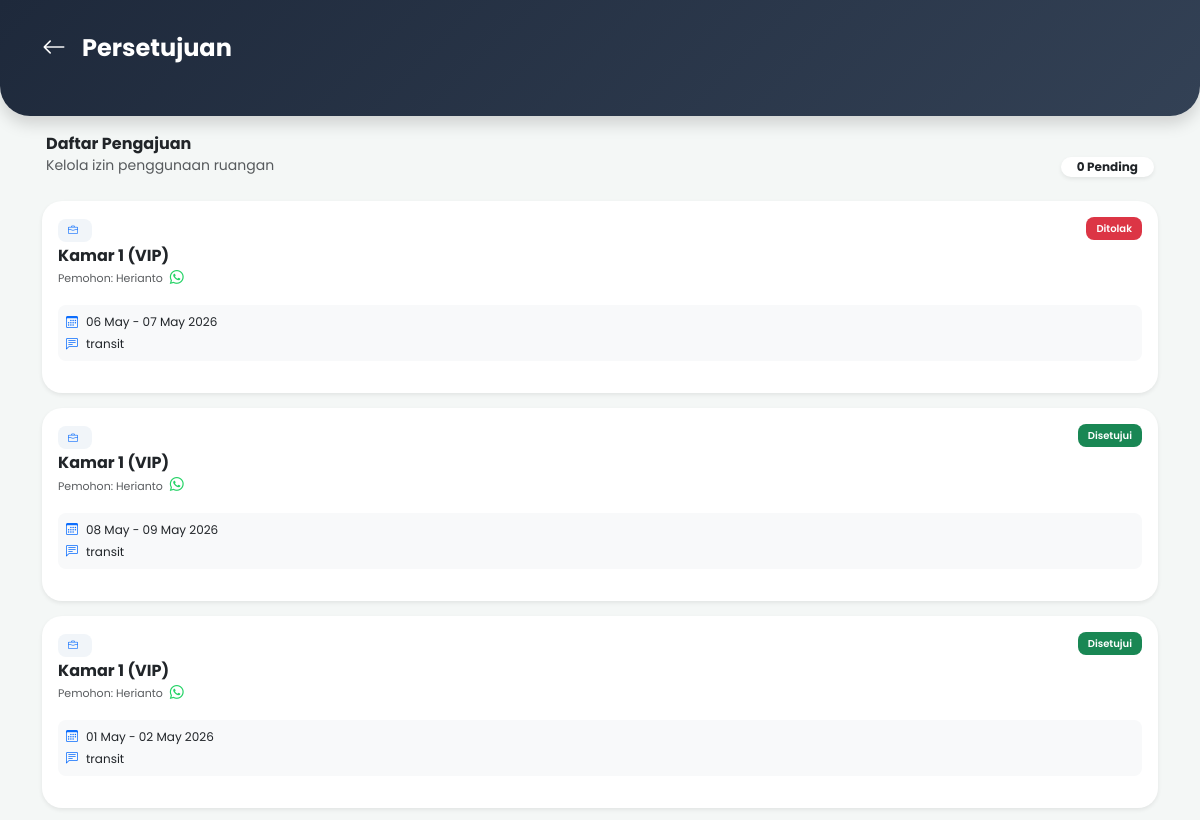
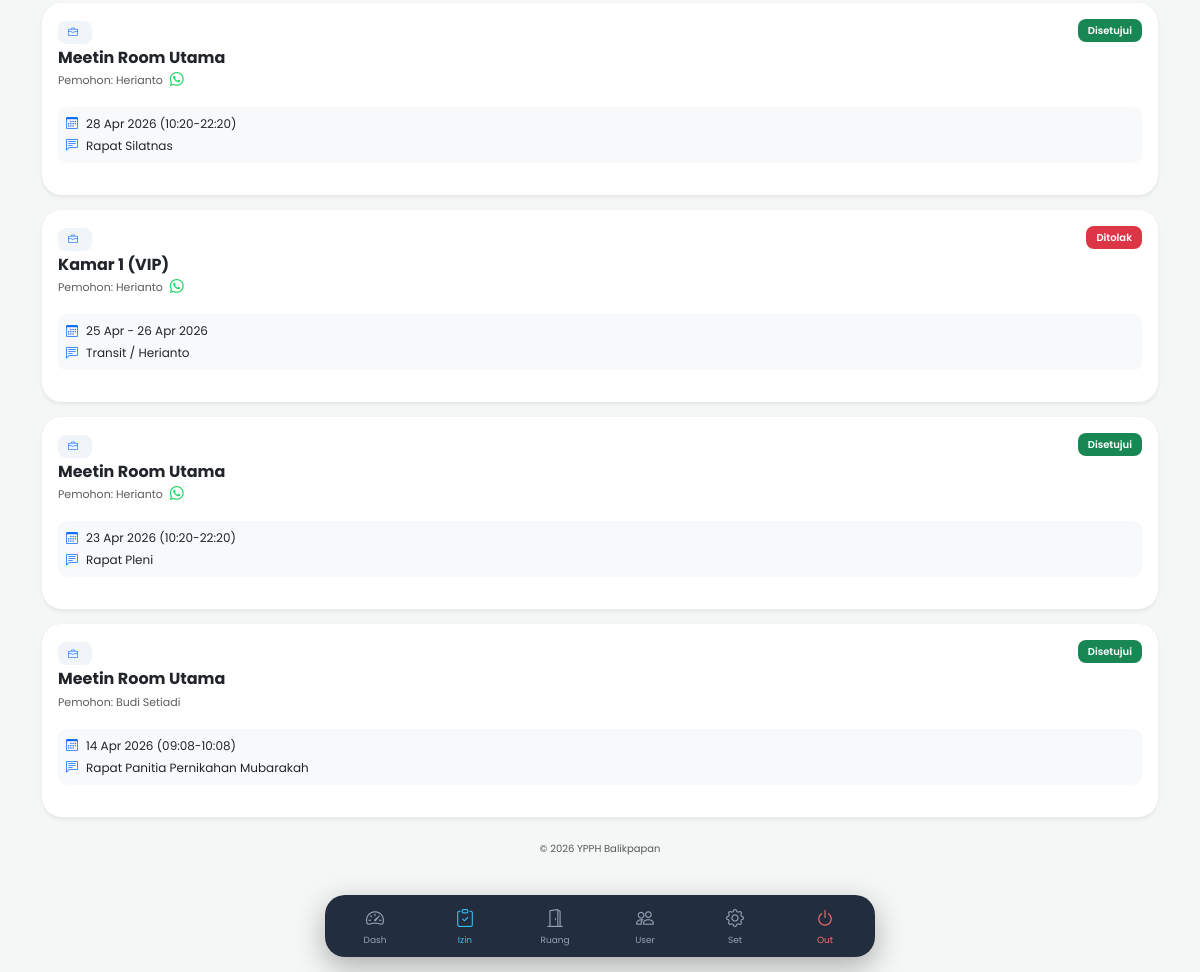
/admin/persetujuan.php (signed in), run on an earlier commit of the app's database (2 pictures, top to bottom).
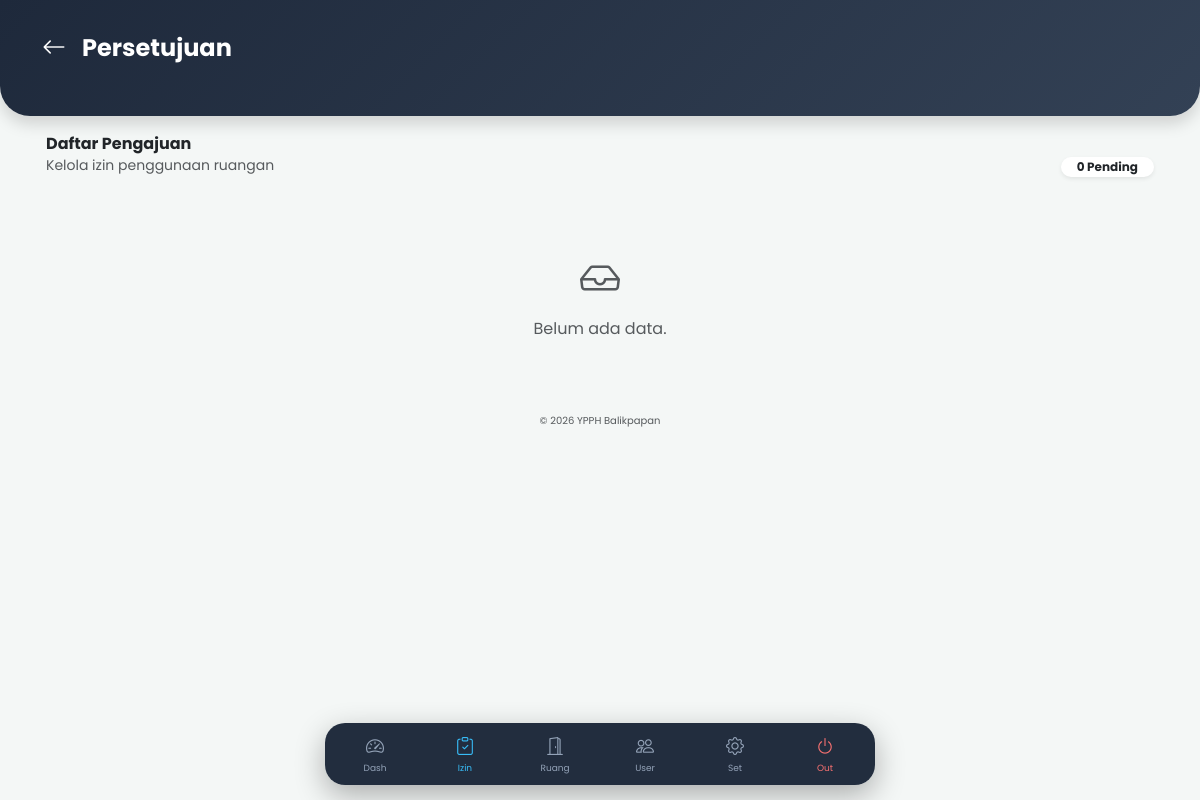
And on a later commit of the database.
### tables this page shows
CREATE TABLE `reservasi` (
  `id` int NOT NULL,
  `user_id` int NOT NULL,
  `institusi_peminjam` varchar(100) DEFAULT NULL,
  `ruangan_id` int NOT NULL,
  `tgl_pinjam` date NOT NULL,
  `tgl_selesai` date NOT NULL,
  `jam_mulai` time DEFAULT NULL,
  `jam_selesai` time DEFAULT NULL,
  `keperluan` text NOT NULL,
  `jumlah_orang` int DEFAULT NULL,
  `status` enum('pending','disetujui','ditolak') DEFAULT 'pending',
  `catatan_admin` text,
  `created_at` timestamp NULL DEFAULT CURRENT_TIMESTAMP
);

CREATE TABLE `ruangan` (
  `id` int NOT NULL,
  `nama_ruangan` varchar(100) NOT NULL,
  `tipe` enum('guest_house','meeting_room') NOT NULL,
  `kapasitas` int DEFAULT NULL,
  `fasilitas` text,
  `keterangan` text
);

CREATE TABLE `users` (
  `id` int NOT NULL,
  `username` varchar(50) NOT NULL,
  `password` varchar(255) NOT NULL,
  `nama_lengkap` varchar(100) NOT NULL,
  `unit` varchar(100) DEFAULT NULL,
  `no_wa` varchar(20) DEFAULT NULL,
  `role` enum('admin','user','admin_kendaraan') DEFAULT 'user',
  `created_at` timestamp NULL DEFAULT CURRENT_TIMESTAMP
);

CREATE TABLE `pengaturan` (
  `id` int NOT NULL,
  `nama_sistem` varchar(100) NOT NULL,
  `deskripsi` text,
  `logo` varchar(255) DEFAULT NULL,
  `favicon` varchar(255) DEFAULT NULL,
  `kontak_admin` varchar(50) DEFAULT NULL,
  `alamat_kantor` text,
  `copyright` varchar(100) DEFAULT NULL,
  `tahun_sistem` varchar(10) DEFAULT NULL
);

### config/koneksi.php (called while the page is built, shortened)
<?php
$host = "localhost";
$user = "root";
$pass = "";
$db   = "pintuwkp";
$koneksi = mysqli_connect($host, $user, $pass, $db);
$set = mysqli_query($koneksi, "SELECT * FROM pengaturan WHERE id = 1");
$sett = mysqli_fetch_array($set);

### admin/persetujuan.php (the view, shortened to what this page needs)
<?php
include '../config/koneksi.php';
$count_pending = mysqli_num_rows(mysqli_query($koneksi, "SELECT id FROM reservasi WHERE status='pending'"));
?>
<!DOCTYPE html>
<html lang="id">
<head>
    <link href="https://cdn.jsdelivr.net/npm/bootstrap@5.3.0/dist/css/bootstrap.min.css" rel="stylesheet">
    <link rel="stylesheet" href="https://cdn.jsdelivr.net/npm/bootstrap-icons@1.11.1/font/bootstrap-icons.css">
</head>
<body>
    <div class="header-section shadow">
        <div class="container d-flex align-items-center">
            <a href="index.php" class="text-white me-3 fs-4"><i class="bi bi-arrow-left"></i></a>
            <h4 class="fw-bold mb-0">Persetujuan</h4>
        </div>
    </div>
    <div class="container mt-5">
        <div class="px-1 mb-4 d-flex justify-content-between align-items-end">
            <div>
                <h6 class="fw-bold mb-0 text-dark">Daftar Pengajuan</h6>
                <small class="text-muted small">Kelola izin penggunaan ruangan</small>
            </div>
            <span class="badge bg-white text-dark shadow-sm rounded-pill px-3"><?php echo $count_pending; ?> Pending</span>
        </div>
        <?php
        $query = "SELECT reservasi.*, users.nama_lengkap, users.unit, users.no_wa, ruangan.nama_ruangan, ruangan.tipe
                  FROM reservasi
                  JOIN users ON reservasi.user_id = users.id
                  JOIN ruangan ON reservasi.ruangan_id = ruangan.id
                  ORDER BY (status = 'pending') DESC, reservasi.id DESC";
        $data = mysqli_query($koneksi, $query);
        if (mysqli_num_rows($data) == 0) {
            echo '<div class="text-center py-5 text-muted"><i class="bi bi-inbox fs-1 d-block mb-2"></i>Belum ada data.</div>';
        }
        while ($d = mysqli_fetch_array($data)) {
            $phone = preg_replace('/[^0-9]/', '', $d['no_wa'] ?? '');
            if (!empty($phone)) {
                if (substr($phone, 0, 1) === '0') {
                    $phone = '62' . substr($phone, 1);
                }
                elseif (substr($phone, 0, 1) === '8') {
                    $phone = '62' . $phone;
                }
            }
            $message = urlencode("Assalamualaikum, Akh " . $d['nama_lengkap'] . ", saya Admin " . $sett['nama_sistem'] . " ingin konfirmasi terkait pengajuan ruangan " . $d['nama_ruangan']);
        ?>
            <div class="card approval-card shadow-sm">
                <div class="card-body p-3">
                    <div class="d-flex justify-content-between align-items-start mb-3">
                        <div>
                            <span class="unit-badge mb-1 d-inline-block text-primary">
                                <i class="bi bi-briefcase me-1"></i> <?php echo $d['institusi_peminjam']; ?>
                            </span>
                            <h6 class="fw-bold mb-0"><?php echo $d['nama_ruangan']; ?></h6>
                            <small class="text-muted" style="font-size: 11px;">
                                Pemohon: <?php echo $d['nama_lengkap']; ?>
                                <?php if ($phone) { ?>
                                    <a href="https://wa.me/<?php echo $phone; ?>?text=<?php echo $message; ?>" target="_blank" class="btn-wa ms-1">
                                        <i class="bi bi-whatsapp"></i>
                                    </a>
                                <?php } ?>
                            </small>
                        </div>
                        <?php
                        if ($d['status'] == 'pending') echo '<span class="status-badge bg-warning text-dark">Pending</span>';
                        elseif ($d['status'] == 'disetujui') echo '<span class="status-badge bg-success text-white">Disetujui</span>';
                        else echo '<span class="status-badge bg-danger text-white">Ditolak</span>';
                        ?>
                    </div>
                    <div class="bg-light p-2 rounded-3 mb-3" style="font-size: 12px;">
                        <div class="d-flex mb-1">
                            <i class="bi bi-calendar3 me-2 text-primary"></i>
                            <span>
                                <?php
                                if ($d['tipe'] == 'guest_house') {
                                    echo date('d M', strtotime($d['tgl_pinjam'])) . " - " . date('d M Y', strtotime($d['tgl_selesai']));
                                } else {
                                    echo date('d M Y', strtotime($d['tgl_pinjam'])) . " (" . substr($d['jam_mulai'], 0, 5) . "-" . substr($d['jam_selesai'], 0, 5) . ")";
                                }
                                ?>
                            </span>
                        </div>
                        <div class="d-flex">
                            <i class="bi bi-chat-left-text me-2 text-primary"></i>
                            <span class="text-truncate"><?php echo $d['keperluan']; ?></span>
                        </div>
                    </div>
                </div>
            </div>
        <?php } ?>
        <div class="text-center mt-4">
            <p class="text-muted" style="font-size: 10px;">&copy; <?php echo $sett['tahun_sistem']; ?> <?php echo $sett['copyright']; ?></p>
        </div>
    </div>
    <?php include 'navbar.php'; ?>
</body>
</html>

### admin/navbar.php (shortened to what this page needs)
<?php
$current_page = basename($_SERVER['PHP_SELF']);
include_once '../config/koneksi.php';
?>
<div class="bottom-nav">
    <a href="index.php" class="nav-item <?php echo ($current_page == 'index.php') ? 'active' : ''; ?>">
        <i class="bi bi-speedometer2"></i>
        <span>Dash</span>
    </a>
    <a href="persetujuan.php" class="nav-item <?php echo ($current_page == 'persetujuan.php') ? 'active' : ''; ?>">
        <i class="bi bi-clipboard-check"></i>
        <span>Izin</span>
    </a>
    <a href="ruangan.php" class="nav-item <?php echo ($current_page == 'ruangan.php' || $current_page == 'ruangan_tambah.php') ? 'active' : ''; ?>">
        <i class="bi bi-door-open"></i>
        <span>Ruang</span>
    </a>
    <a href="users.php" class="nav-item <?php echo ($current_page == 'users.php') ? 'active' : ''; ?>">
        <i class="bi bi-people"></i>
        <span>User</span>
    </a>
    <a href="pengaturan.php" class="nav-item <?php echo ($current_page == 'pengaturan.php') ? 'active' : ''; ?>">
        <i class="bi bi-gear"></i>
        <span>Set</span>
    </a>
    <a href="../logout.php" class="nav-item text-danger" onclick="return confirm('Yakin ingin keluar?')">
        <i class="bi bi-power"></i>
        <span>Out</span>
    </a>
</div>

### admin/persetujuan.php (style rules this page uses)
body { font-family: 'Poppins', sans-serif; background-color: #f4f7f6; padding-bottom: 100px; }
.header-section { background: linear-gradient(135deg, #1e293b, #334155); color: white; padding: 30px 20px 50px; border-radius: 0 0 30px 30px; margin-bottom: -30px; }
.approval-card { border: none; border-radius: 20px; background: #fff; margin-bottom: 15px; box-shadow: 0 5px 15px rgba(0, 0, 0, 0.05); }
.unit-badge { background: #f1f5f9; color: #475569; font-size: 10px; padding: 4px 10px; border-radius: 8px; font-weight: 600; }
.status-badge { font-size: 10px; padding: 4px 10px; border-radius: 8px; font-weight: 600; }
.btn-wa { color: #25D366; text-decoration: none; font-size: 14px; transition: 0.3s; }

### admin/navbar.php (style rules this page uses)
.bottom-nav { position: fixed; bottom: 15px; left: 50%; transform: translateX(-50%); width: 95%; max-width: 550px; background: rgba(30, 41, 59, 0.98); backdrop-filter: blur(15px); border-radius: 20px; display: flex; justify-content: space-around; padding: 10px 5px; box-shadow: 0 10px 30px rgba(0,0,0,0.3); z-index: 1000; }
.nav-item { text-align: center; color: #94a3b8; text-decoration: none; font-size: 9px; flex: 1; position: relative; }
.nav-item i { font-size: 18px; display: block; margin-bottom: 2px; }
.nav-item.active { color: #38bdf8; }
.nav-item.text-danger { color: #f87171 !important; }

What changed in the data, as far as the page shows it:
removed reservasi: ruangan.nama_ruangan "Kamar 1 (VIP)", user.nama_lengkap "Herianto", status "Ditolak", tgl_pinjam "06 May", tgl_selesai "07 May 2026", keperluan "transit"
removed reservasi: ruangan.nama_ruangan "Kamar 1 (VIP)", user.nama_lengkap "Herianto", status "Disetujui", tgl_pinjam "08 May", tgl_selesai "09 May 2026", keperluan "transit"
removed reservasi: ruangan.nama_ruangan "Kamar 1 (VIP)", user.nama_lengkap "Herianto", status "Disetujui", tgl_pinjam "01 May", tgl_selesai "02 May 2026", keperluan "transit"
removed reservasi: ruangan.nama_ruangan "Meetin Room Utama", user.nama_lengkap "Herianto", status "Disetujui", tgl_pinjam "28 Apr 2026", jam_mulai "10:20", jam_selesai "22:20", keperluan "Rapat Silatnas"
removed reservasi: ruangan.nama_ruangan "Kamar 1 (VIP)", user.nama_lengkap "Herianto", status "Ditolak", tgl_pinjam "25 Apr", tgl_selesai "26 Apr 2026", keperluan "Transit / Herianto"
removed reservasi: ruangan.nama_ruangan "Meetin Room Utama", user.nama_lengkap "Herianto", status "Disetujui", tgl_pinjam "23 Apr 2026", jam_mulai "10:20", jam_selesai "22:20", keperluan "Rapat Pleni"
removed reservasi: ruangan.nama_ruangan "Meetin Room Utama", user.nama_lengkap "Budi Setiadi", status "Disetujui", tgl_pinjam "14 Apr 2026", jam_mulai "09:08", jam_selesai "10:08", keperluan "Rapat Panitia Pernikahan Mubarakah"
Also different on the page:
text now shown: "Belum ada data."
